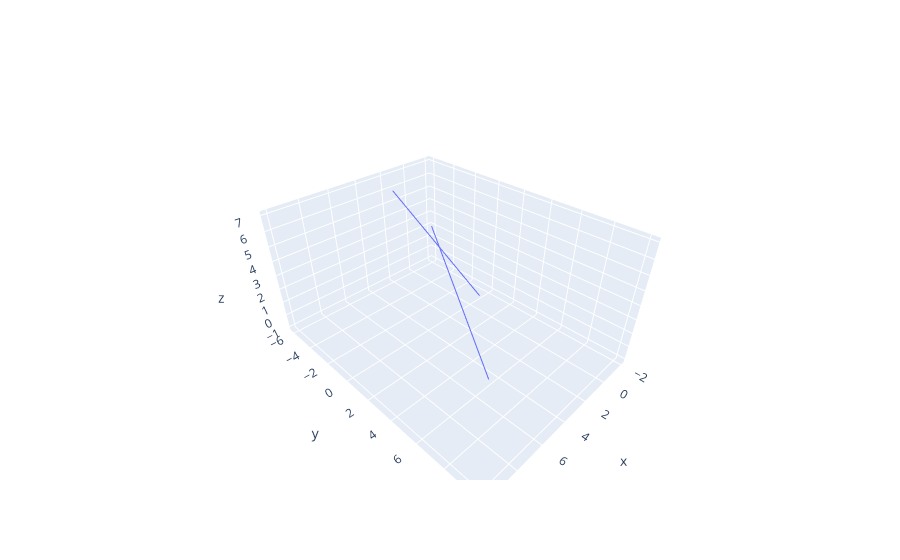

The notebook cell saved with this chart:
### Code cell
import plotly.graph_objs as go
import plotly

#the start and end point for each line
#pairs = [(0,6), (1,7)]


p1 = [1, -2, 3]
v1 = [1, -1, 2]

p2 = [4, 2, 4]
v2 = [3, 4, 1]

a = p1 + -2*np.array(v1)
b = p1 + 2*np.array(v1)

c = p2 + -2*np.array(v2)
d = p2 + 2*np.array(v2)

x_lines = [a[0], b[0], None, c[0], d[0]]
y_lines = [a[1], b[1], None, c[1], d[1]]
z_lines = [a[2], b[2], None, c[2], d[2]]

trace2 = go.Scatter3d(
    x=x_lines,
    y=y_lines,
    z=z_lines,
    mode='lines',
    name='lines'
)



fig = go.Figure(data=[trace2])
plotly.offline.iplot(fig, filename='simple-3d-scatter')

### Figure 1 — Plotly figure (JSON) as saved in the notebook; plotly's stock layout.template omitted (floating-point values rounded to 4 significant figures)
{"data": [{"mode": "lines", "name": "lines", "type": "scatter3d", "x": [-1, 3, null, -2, 10], "y": [0, -4, null, -6, 10], "z": [-1, 7, null, 2, 6]}], "layout": {}}
